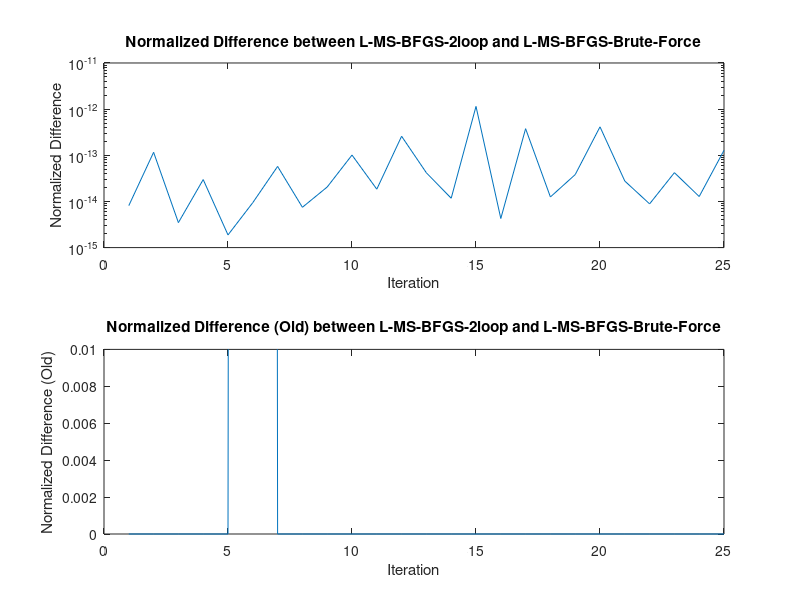

The MATLAB script that drew this image:
% manual debugging
clc, clf, clear; warning('off')
seed = 1; % random integer generator
rng(seed);

% just ramdomly make a matrix and try to debug it
n = 100;
m = 15;
max_iter = 25;
diff = zeros(max_iter,1);
diff_normalized = zeros(max_iter,1);
diff_old = zeros(max_iter,1);
diff_normalized_old = zeros(max_iter,1);

for iter = 1:max_iter  %iteration
    %% ------- initialization ------- %%
    % ramdomly make Sk and Yk
    Sk = cell(1, m);
    Yk = cell(1, m); 
    for j = 1:m
        Sk{j} = rand(n, m);
        Yk{j} = rand(n, m);
    end

    % define the gradient 
    gk = rand(n, 1);

    % define the gamma
    s_km1 = Sk{end}(:, end); y_km1 = Yk{end}(:, end);
    gamma = (y_km1(:,end)'*s_km1(:,end))/(y_km1(:,end)'*y_km1(:,end));


    %% --------- L-MS-BFGS-2loop recursion --------- %%
    q = gk;
    Winv = cell(m,1);
    for i=1:m
        L = size(Yk{i},2);
        Winv{i} = (Yk{i}'*Sk{i})\eye(L);
    end
    for j = m:-1:1
        alpha{j} = Winv{j}'*Sk{j}'*q;
        q = q - Yk{j}*alpha{j};
    end
    r = gamma*q;
    for j = 1:m
        beta = Winv{j}*(Yk{j}'*r); % scalar
        r = r + ( Sk{j} * (alpha{j}-beta) );
    end
    Hkgk_2loop = r + 0;
    

    %% ---------- L-MS-BFGS-Brute_Force ---------- %%
    H = gamma*eye(n); % initialization of the H0
    for i=1:m
        L = size(Yk{i},2);
        W = (Yk{i}'*Sk{i})\eye(L);
        V = eye(n) - Yk{i}*W'*Sk{i}';
        H = V'*H*V + Sk{i}*W'*Sk{i}';
    end
    Hkgk_brute_force = H*gk;

    diff(iter) = norm(Hkgk_2loop - Hkgk_brute_force);
    diff_normalized(iter) = norm(Hkgk_2loop - Hkgk_brute_force)/max(norm(Hkgk_2loop),norm(Hkgk_brute_force));

    
    
    %%
    [Hkgk_2loop, Hkgk_brute_force]

    %% ---------- Old version of Brute Force and Extended ---------- %%
    % Brute Force version
    Hk = gamma*eye(n);
    for i=1:m
        SWS= Sk{i}*((Yk{i}'*Sk{i})'\Sk{i}');
        V = eye(n) - Yk{i}*((Yk{i}'*Sk{i})'\Sk{i}');
        Hk = V'*Hk*V + SWS;
    end
    Hkgk_brute_force_old = Hk*gk;

    % Extended version
    SWS_cell = {}; V_cell = {};
    for i=1:m
        SWS_cell{i} = Sk{i}*((Yk{i}'*Sk{i})'\Sk{i}'); % SW'S'
        V_cell{i} = eye(n) - Yk{i}*((Yk{i}'*Sk{i})'\Sk{i}'); % V = I-YW'S'
    end
    Hk = zeros(n); V_product = eye(n); %Hk = rk*eye(n);
    for i=m:-1:1
        if i==m
            Hk = Hk + SWS_cell{i}; % S(k-1)*W(k-1)'*S(k-1)'
        else
            V_product = V_cell{i+1}*V_product;
            Hk = Hk + V_product'*SWS_cell{i}*V_product;
        end
    end
    V_product = V_cell{1}*V_product;
    Hk = Hk + V_product'*gamma*V_product; 
    Hkgk_extended_old = Hk*gk;

    diff_old(iter) = norm(Hkgk_brute_force_old - Hkgk_extended_old);
    diff_normalized_old = (diff - min(diff)) / (max(diff) - min(diff));

end


% Create a figure with two subplots
figure;

% Plot the normalized diff array in the first subplot
subplot(2, 1, 1);
semilogy(diff_normalized);
title('Normalized Difference between L-MS-BFGS-2loop and L-MS-BFGS-Brute-Force');
xlabel('Iteration');
ylabel('Normalized Difference');
%ylim([0, 1e-5]); % Set the y-axis limits

% Plot the normalized diff_old array in the second subplot
subplot(2, 1, 2);
plot(diff_normalized_old);
title('Normalized Difference (Old) between L-MS-BFGS-2loop and L-MS-BFGS-Brute-Force');
xlabel('Iteration');
ylabel('Normalized Difference (Old)');
ylim([0, 1e-2]); % Set the y-axis limits

